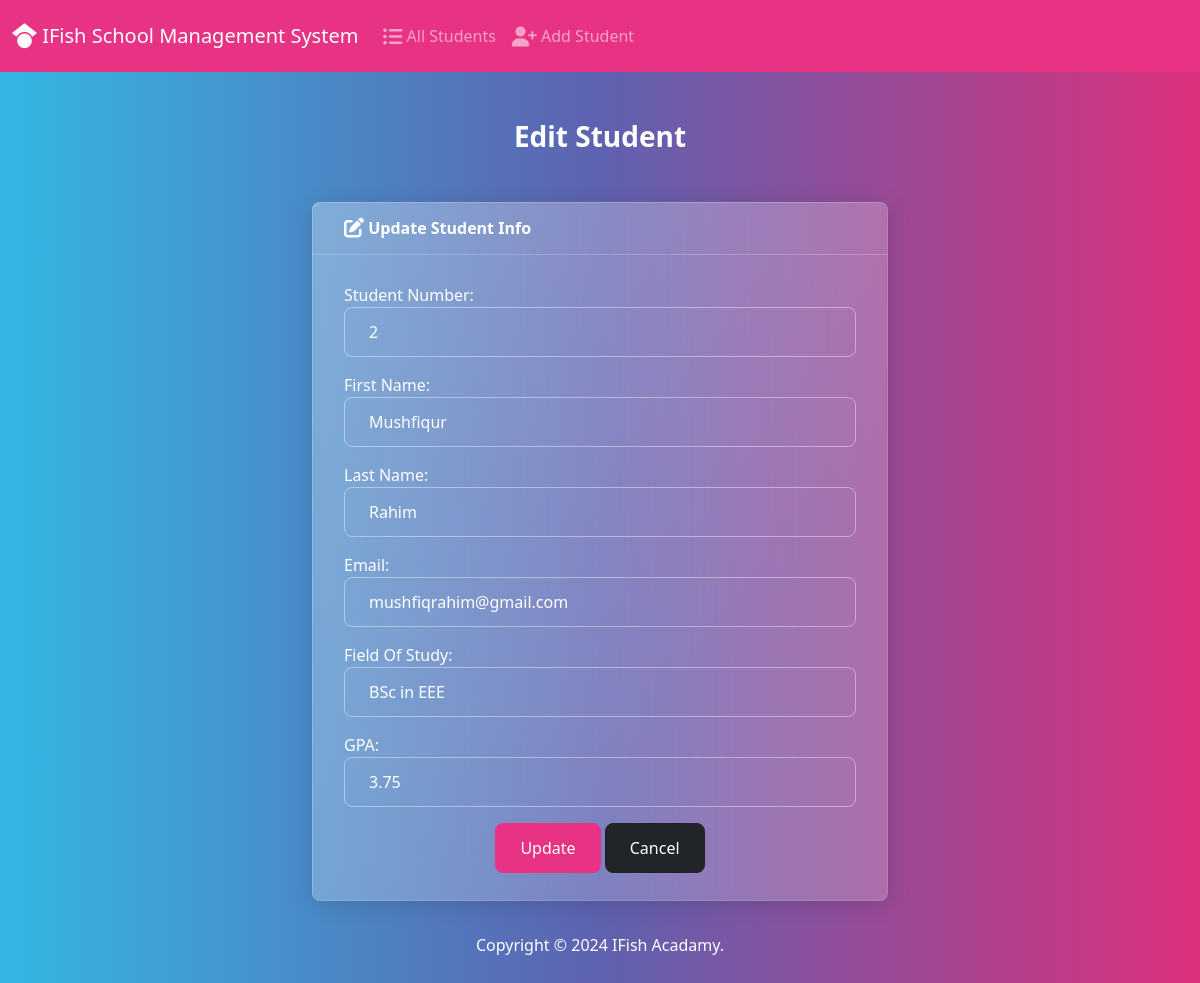
Page /student/edit/21 on the committed database.
### student/models.py (models this page shows, shortened)
class Student(models.Model):
    student_number=models.PositiveIntegerField()
    first_name=models.CharField(max_length=50)
    last_name=models.CharField(max_length=50)
    email=models.EmailField(max_length=100)
    field_of_study=models.CharField(max_length=50)
    gpa=models.FloatField()

### student/views.py (the view)
# urls.py: path('edit/<int:id>',views.edit, name='edit'),
def edit(request,id):
    if request.method == "POST":
        student=Student.objects.get(pk=id)
        form=StudentForm(request.POST, instance=student)
        if form.is_valid():
            new_student=form.save()
            return render(request,'student/edit.html',{'form':StudentForm(),'success':True})
    else:
      student=Student.objects.get(pk=id)
      form=StudentForm(instance=student)
    return render(request,'student/edit.html',{'form':form})

### student/forms.py
class StudentForm(forms.ModelForm):
    class Meta:
        model=Student
        fields=['student_number','first_name','last_name','email','field_of_study','gpa']
        labels={
            'student_number': 'Student Number',
            'first_name':'First Name',
            'last_name':'Last Name',
            'email':'Email',
            'field_of_study':'Field Of Study',
            'gpa':'GPA'
            }
        widgets={
            'student_number': forms.NumberInput(attrs={'class':'form-control'}),
            'first_name': forms.TextInput(attrs={'class':'form-control'}) ,
            'last_name': forms.TextInput(attrs={'class':'form-control'}),
            'email': forms.TextInput(attrs={'class':'form-control'}),
            'field_of_study': forms.TextInput(attrs={'class':'form-control'}),
            'gpa': forms.NumberInput(attrs={'class':'form-control'}),
        }

### template/student/edit.html (shortened to what this page needs)
{% extends 'student/base.html' %}
{% block body%}
{% if success %}
<h3 class="text-center m-4">Student Info</h3>
<div class="alert alert-dismissible alert-primary">
     Student Updated Successfully
    <a href="{% url 'index' %}" class="alert-link">Go To Home Page</a> and try submitting again.
</div>
{% else %}
<h3 class="text-center m-4">Edit Student</h3>
<div class="row justify-content-center">
    <div class="col-6">
        <div class="card text-white bg-secondary mb-3">
            <div class="card-header">
                <i class="fa-solid fa-pen-to-square fa-lg"></i> Update Student Info
            </div>
            <div class="card-body">
                <form action="" method="POST">
                    {{ form.as_p }}
                    <div class="text-center">
                        <button type="submit" class="btn btn-primary">Update</button>
                        <a href="{% url 'index' %}" class="btn btn-dark">Cancel</a>
                    </div>
                </form>
            </div>
        </div>
    </div>
    {% endif %}
    {% endblock %}

### rows in the picture
Student: student_number "2", first_name "Mushfiqur", last_name "Rahim", email "mushfiqrahim@gmail.com", field_of_study "BSc in EEE", gpa "3.75"
